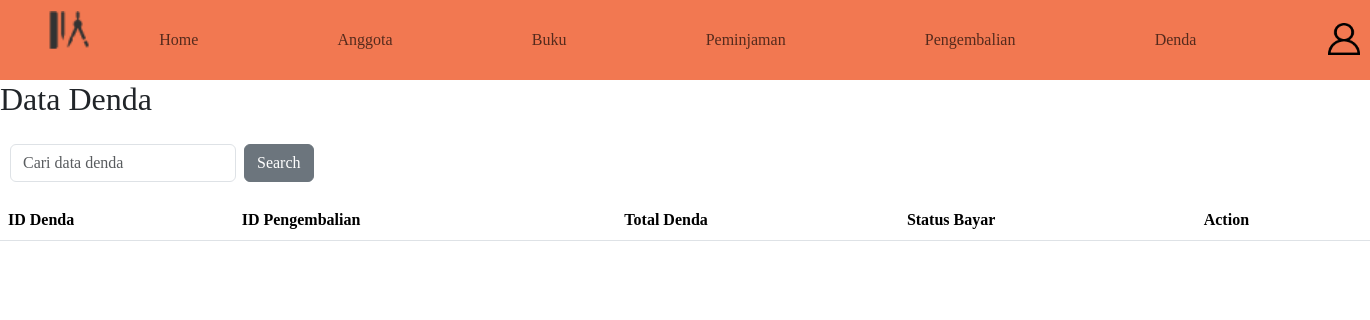
The page /denda.php on the database as committed earlier.
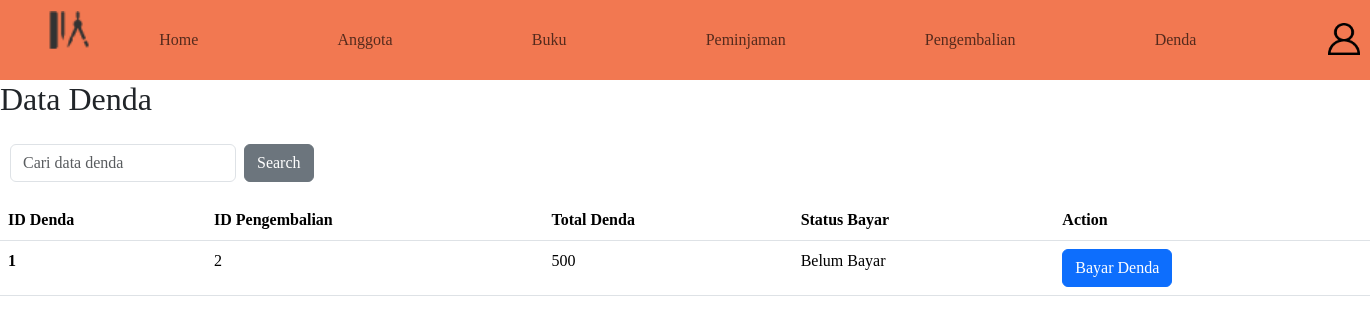
The same page on the database as committed later.
### tables this page shows
CREATE TABLE `denda` (
  `id_denda` int(11) NOT NULL,
  `id_pengembalian` int(11) NOT NULL,
  `total_denda` int(11) NOT NULL,
  `status_bayar` int(11) NOT NULL
);

### Model/m_denda.php (called while the page is built, shortened)
<?php
class m_denda{
    public function tampilDenda(){
        $query = "SELECT * from denda where status_bayar = 0";
        $db = new Database();
        $mysqli = $db->getConnection();
        $result = $mysqli->query($query);
        if($result){
            $data = array();
            while($row = $result->fetch_assoc()){
                $data[] = $row;
            }
            return $data;
        }else{
            return false;
        }
    }
}

### denda.php (the view, shortened to what this page needs)
<!DOCTYPE html>
<html lang="en">
<head>
    <link rel="stylesheet" href="https://cdn.jsdelivr.net/npm/bootstrap@5.3.2/dist/css/bootstrap.min.css">
    <link rel="stylesheet" href="https://cdn.jsdelivr.net/npm/bootstrap-icons@1.11.1/font/bootstrap-icons.css">
    <link rel="stylesheet" href="dendastyles.css">
</head>
<body>
    <?php
    include_once "layouts/navbar.php";
    ?>
    <h2>Data Denda</h2>
    <nav class="navbar navbar-white bg-white">
    <form class="d-flex justify-content-between custom-search-form" method="post" action="">
        <input class="form-control mr-sm-2" type="search" name="search_query" placeholder="Cari data denda" aria-label="Search">
        <button class="btn btn-outline-success custom-search-button" type="submit" style="margin-left: 0.5rem;">Search</button>
    </form>
</nav>
    <?php
include_once "Model/m_denda.php";
$dendaModel = new m_denda();
if ($_SERVER["REQUEST_METHOD"] == "POST") {
    $searchQuery = $_POST["search_query"];
    $dataDenda = $dendaModel->searchDenda($searchQuery);
} else {
    $dataDenda = $dendaModel->tampilDenda();
}
if ($dataDenda !== false) {
    echo '<table class="table">
            <thead>
                <tr>
                    <th scope="col">ID Denda</th>
                    <th scope="col">ID Pengembalian</th>
                    <th scope="col">Total Denda</th>
                    <th scope="col">Status Bayar</th>
                    <th scope="col">Action</th>
                </tr>
            </thead>
            <tbody>';
            foreach ($dataDenda as $row) {
              if ($row['status_bayar'] == 0) {
                  echo '<tr id="row_' . $row['id_denda'] . '">
                          <th scope="row">' . $row['id_denda'] . '</th>
                          <td>' . $row['id_pengembalian'] . '</td>
                          <td>' . $row['total_denda'] . '</td>
                          <td>' . ($row['status_bayar'] == 1 ? 'Sudah Bayar' : 'Belum Bayar') . '</td>
                          <td><button onclick="bayarDenda(' . $row['id_denda'] . ')" class="btn btn-primary">Bayar Denda</button></td>
                      </tr>';
              }
          }
    echo '</tbody></table>';
} else {
    echo '<p>Tidak ada data denda yang perlu ditampilkan.</p>';
}
?>
</body>
</html>

Rows that differ between the two databases and show on the page:
added denda: id_denda "1", id_pengembalian "2", total_denda "500", status_bayar "Belum Bayar"
